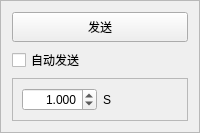
              <widget class="QFrame" name="frame_8">
               <property name="layoutDirection">
                <enum>Qt::LeftToRight</enum>
               </property>
               <property name="frameShape">
                <enum>QFrame::StyledPanel</enum>
               </property>
               <property name="frameShadow">
                <enum>QFrame::Raised</enum>
               </property>
               <layout class="QVBoxLayout" name="verticalLayout_7">
                <item>
                 <widget class="QPushButton" name="b_send">
                  <property name="sizePolicy">
                   <sizepolicy hsizetype="Minimum" vsizetype="Ignored">
                    <horstretch>0</horstretch>
                    <verstretch>0</verstretch>
                   </sizepolicy>
                  </property>
                  <property name="minimumSize">
                   <size>
                    <width>0</width>
                    <height>30</height>
                   </size>
                  </property>
                  <property name="maximumSize">
                   <size>
                    <width>99999</width>
                    <height>16777215</height>
                   </size>
                  </property>
                  <property name="layoutDirection">
                   <enum>Qt::LeftToRight</enum>
                  </property>
                  <property name="autoFillBackground">
                   <bool>false</bool>
                  </property>
                  <property name="text">
                   <string>发送</string>
                  </property>
                 </widget>
                </item>
                <item>
                 <widget class="QCheckBox" name="c_auto_send">
                  <property name="sizePolicy">
                   <sizepolicy hsizetype="Minimum" vsizetype="Fixed">
                    <horstretch>0</horstretch>
                    <verstretch>0</verstretch>
                   </sizepolicy>
                  </property>
                  <property name="maximumSize">
                   <size>
                    <width>80</width>
                    <height>16777215</height>
                   </size>
                  </property>
                  <property name="layoutDirection">
                   <enum>Qt::LeftToRight</enum>
                  </property>
                  <property name="text">
                   <string>自动发送</string>
                  </property>
                 </widget>
                </item>
                <item>
                 <widget class="QFrame" name="frame_9">
                  <property name="frameShape">
                   <enum>QFrame::StyledPanel</enum>
                  </property>
                  <property name="frameShadow">
                   <enum>QFrame::Raised</enum>
                  </property>
                  <layout class="QHBoxLayout" name="horizontalLayout_5">
                   <item>
                    <widget class="QDoubleSpinBox" name="e_auto_send_time">
                     <property name="maximumSize">
                      <size>
                       <width>99999</width>
                       <height>16777215</height>
                      </size>
                     </property>
                     <property name="alignment">
                      <set>Qt::AlignRight|Qt::AlignTrailing|Qt::AlignVCenter</set>
                     </property>
                     <property name="decimals">
                      <number>3</number>
                     </property>
                     <property name="minimum">
                      <double>0.001000000000000</double>
                     </property>
                     <property name="singleStep">
                      <double>0.100000000000000</double>
                     </property>
                     <property name="value">
                      <double>1.000000000000000</double>
                     </property>
                    </widget>
                   </item>
                   <item>
                    <widget class="QLabel" name="label_8">
                     <property name="text">
                      <string>S</string>
                     </property>
                    </widget>
                   </item>
                  </layout>
                 </widget>
                </item>
               </layout>
              </widget>
